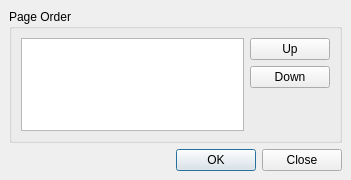
<ui version="4.0" >
 <comment>*********************************************************************
**
** Copyright (C) 1992-2007 Trolltech ASA. All rights reserved.
**
** This file is part of the Qt Designer of the Qt Toolkit.
**
** This file may be used under the terms of the GNU General Public
** License version 2.0 as published by the Free Software Foundation
** and appearing in the file LICENSE.GPL included in the packaging of
** this file.  Please review the following information to ensure GNU
** General Public Licensing requirements will be met:
** http://trolltech.com/products/qt/licenses/licensing/opensource/
**
** If you are unsure which license is appropriate for your use, please
** review the following information:
** http://trolltech.com/products/qt/licenses/licensing/licensingoverview
** or contact the sales department at sales@trolltech.com.
**
** In addition, as a special exception, Trolltech gives you certain
** additional rights. These rights are described in the Trolltech GPL
** Exception version 1.0, which can be found at
** http://www.trolltech.com/products/qt/gplexception/ and in the file
** GPL_EXCEPTION.txt in this package.
**
** In addition, as a special exception, Trolltech, as the sole copyright
** holder for Qt Designer, grants users of the Qt/Eclipse Integration
** plug-in the right for the Qt/Eclipse Integration to link to
** functionality provided by Qt Designer and its related libraries.
**
** Trolltech reserves all rights not expressly granted herein.
** 
** Trolltech ASA (c) 2007
**
** This file is provided AS IS with NO WARRANTY OF ANY KIND, INCLUDING THE
** WARRANTY OF DESIGN, MERCHANTABILITY AND FITNESS FOR A PARTICULAR PURPOSE.
**
*********************************************************************</comment>
 <class>qdesigner_internal::OrderDialog</class>
 <widget class="QDialog" name="qdesigner_internal::OrderDialog" >
  <property name="geometry" >
   <rect>
    <x>0</x>
    <y>0</y>
    <width>351</width>
    <height>180</height>
   </rect>
  </property>
  <property name="windowTitle" >
   <string>Change Page Order</string>
  </property>
  <layout class="QVBoxLayout" >
   <property name="margin" >
    <number>9</number>
   </property>
   <property name="spacing" >
    <number>6</number>
   </property>
   <item>
    <widget class="QGroupBox" name="groupBox" >
     <property name="title" >
      <string>Page Order</string>
     </property>
     <layout class="QHBoxLayout" >
      <property name="margin" >
       <number>9</number>
      </property>
      <property name="spacing" >
       <number>6</number>
      </property>
      <item>
       <widget class="QListWidget" name="pageList" />
      </item>
      <item>
       <layout class="QVBoxLayout" >
        <property name="margin" >
         <number>0</number>
        </property>
        <property name="spacing" >
         <number>6</number>
        </property>
        <item>
         <widget class="QPushButton" name="upButton" >
          <property name="text" >
           <string>Up</string>
          </property>
         </widget>
        </item>
        <item>
         <widget class="QPushButton" name="downButton" >
          <property name="text" >
           <string>Down</string>
          </property>
         </widget>
        </item>
        <item>
         <spacer>
          <property name="sizePolicy" >
           <sizepolicy>
            <hsizetype>0</hsizetype>
            <vsizetype>7</vsizetype>
            <horstretch>0</horstretch>
            <verstretch>0</verstretch>
           </sizepolicy>
          </property>
          <property name="orientation" >
           <enum>Qt::Vertical</enum>
          </property>
          <property name="sizeHint" >
           <size>
            <width>20</width>
            <height>99</height>
           </size>
          </property>
         </spacer>
        </item>
       </layout>
      </item>
     </layout>
    </widget>
   </item>
   <item>
    <widget class="QDialogButtonBox" name="buttonBox" >
     <property name="orientation" >
      <enum>Qt::Horizontal</enum>
     </property>
     <property name="standardButtons" >
      <set>QDialogButtonBox::Close|QDialogButtonBox::NoButton|QDialogButtonBox::Ok</set>
     </property>
    </widget>
   </item>
  </layout>
 </widget>
 <resources/>
 <connections>
  <connection>
   <sender>buttonBox</sender>
   <signal>accepted()</signal>
   <receiver>qdesigner_internal::OrderDialog</receiver>
   <slot>accept()</slot>
   <hints>
    <hint type="sourcelabel" >
     <x>50</x>
     <y>163</y>
    </hint>
    <hint type="destinationlabel" >
     <x>6</x>
     <y>151</y>
    </hint>
   </hints>
  </connection>
  <connection>
   <sender>buttonBox</sender>
   <signal>rejected()</signal>
   <receiver>qdesigner_internal::OrderDialog</receiver>
   <slot>reject()</slot>
   <hints>
    <hint type="sourcelabel" >
     <x>300</x>
     <y>160</y>
    </hint>
    <hint type="destinationlabel" >
     <x>348</x>
     <y>148</y>
    </hint>
   </hints>
  </connection>
 </connections>
</ui>
